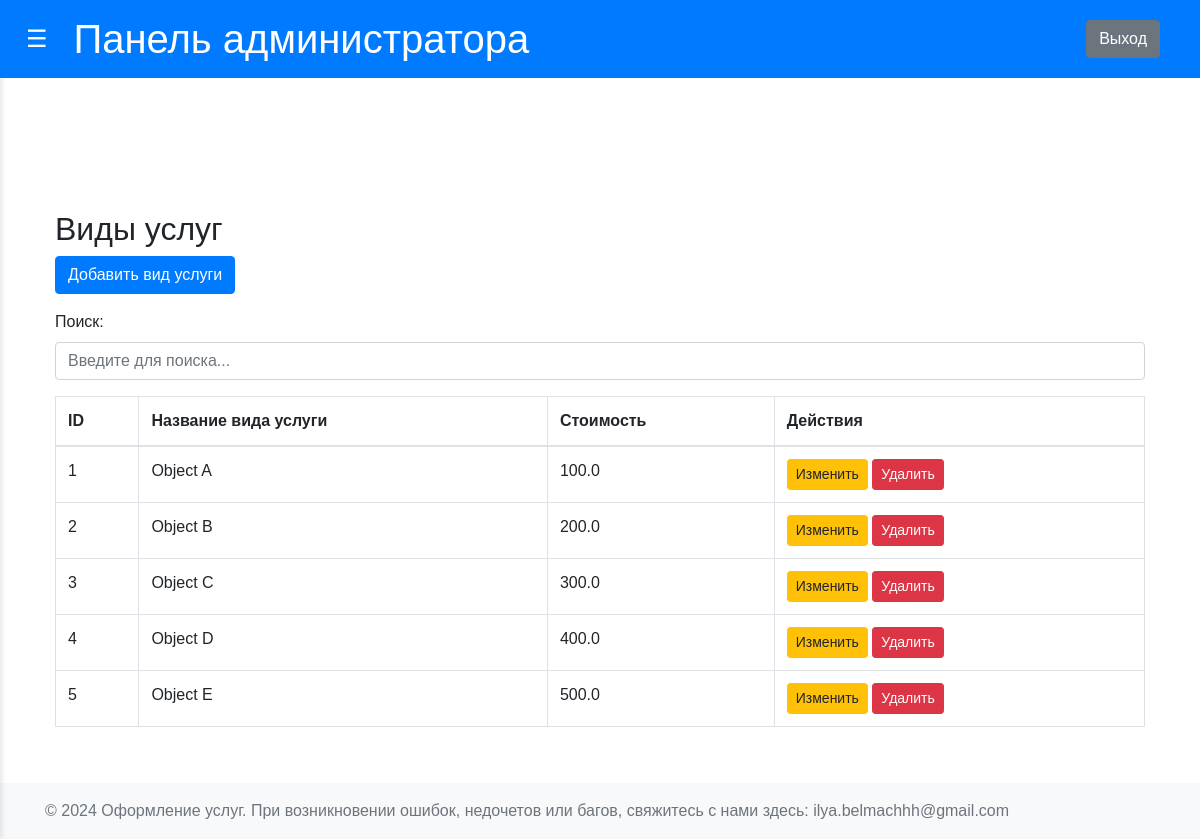
Screenshot of /admin/service_objects (signed in) with the database file from the repository.
### app/models.py (models this page shows, shortened)
class ServiceObjects(db.Model):
    __tablename__ = 'ServiceObjects'
    id = db.Column(db.Integer, primary_key=True)
    object_name = db.Column(db.String(150), nullable=False)
    cost = db.Column(db.Float, nullable=False)
    ordered_objects = db.relationship("OrderedObjects", cascade="all,delete", backref="ServiceObjects")
    object_categories = db.relationship("ObjectsCategories", cascade="all,delete", backref="ServiceObjects")
    ordered_object_categories = db.relationship("OrderedObjectCategories", cascade="all,delete", backref="ServiceObjects")

### app/admin/routs.py (the view)
@admin.route('/admin/service_objects')
def manage_service_objects():
    if session.get('role') != 'admin':
        return redirect(url_for('users.login'))
    service_objects = ServiceObjects.query.all()
    return render_template('admin/manage_service_objects.html', service_objects=service_objects)

### app/templates/admin/manage_service_objects.html
{% extends 'admin/dashboard_admin_base.html' %}
{% block content %}
<div class="container mt-4">
    <h2>Виды услуг</h2>
    <a href="{{ url_for('admin.add_service_object_form') }}" class="btn btn-primary mb-3">Добавить вид услуги</a>
    <div class="mb-3">
        <label for="searchInput" class="form-label">Поиск:</label>
        <input type="text" id="searchInput" class="form-control" placeholder="Введите для поиска...">
    </div>
    <table class="table table-bordered">
        <thead>
            <tr>
                <th>ID</th>
                <th>Название вида услуги</th>
                <th>Стоимость</th>
                <th>Действия</th>
            </tr>
        </thead>
        <tbody>
            {% for service_object in service_objects %}
            <tr>
                <td>{{ service_object.id }}</td>
                <td>{{ service_object.object_name }}</td>
                <td>{{ service_object.cost }}</td>
                <td>
                    <a href="{{ url_for('admin.edit_service_object_form', service_object_id=service_object.id) }}" class="btn btn-warning btn-sm">Изменить</a>
                    <form action="{{ url_for('admin.delete_service_object', service_object_id=service_object.id) }}" method="POST" style="display:inline;">
                        <button type="submit" class="btn btn-danger btn-sm">Удалить</button>
                    </form>
                </td>
            </tr>
            {% endfor %}
        </tbody>
    </table>
</div>
{% endblock %}

### app/static/css/styles.css (style rules this page uses)
body { font-family: Arial, sans-serif; margin: 0; display: flex; height: 100vh; overflow: hidden; }
main h2 { margin-top: 0; }

### rows the page displays
ServiceObjects: id "1", object_name "Object A", cost "100.0"
ServiceObjects: id "2", object_name "Object B", cost "200.0"
ServiceObjects: id "3", object_name "Object C", cost "300.0"
ServiceObjects: id "4", object_name "Object D", cost "400.0"
ServiceObjects: id "5", object_name "Object E", cost "500.0"
